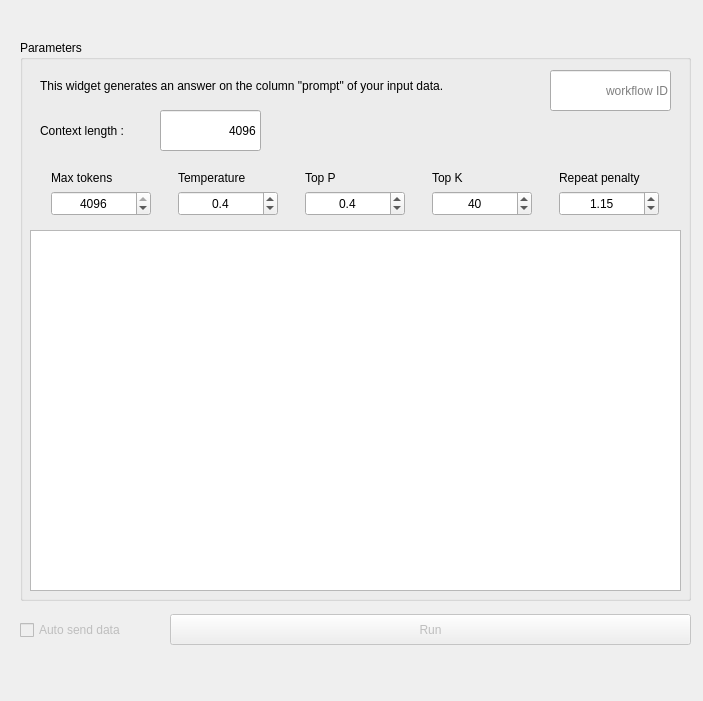
<?xml version="1.0" encoding="UTF-8"?>
<ui version="4.0">
 <class>Form</class>
 <widget class="QWidget" name="Form">
  <property name="geometry">
   <rect>
    <x>0</x>
    <y>0</y>
    <width>703</width>
    <height>701</height>
   </rect>
  </property>
  <property name="windowTitle">
   <string>Form</string>
  </property>
  <widget class="QGroupBox" name="groupBox">
   <property name="geometry">
    <rect>
     <x>20</x>
     <y>40</y>
     <width>671</width>
     <height>561</height>
    </rect>
   </property>
   <property name="title">
    <string>Parameters</string>
   </property>
   <widget class="QLabel" name="Description">
    <property name="geometry">
     <rect>
      <x>20</x>
      <y>20</y>
      <width>551</width>
      <height>51</height>
     </rect>
    </property>
    <property name="text">
     <string>This widget generates an answer on the column &quot;prompt&quot; of your input data.</string>
    </property>
    <property name="textFormat">
     <enum>Qt::AutoText</enum>
    </property>
    <property name="alignment">
     <set>Qt::AlignLeading|Qt::AlignLeft|Qt::AlignVCenter</set>
    </property>
    <property name="wordWrap">
     <bool>true</bool>
    </property>
   </widget>
   <widget class="QLabel" name="label">
    <property name="geometry">
     <rect>
      <x>20</x>
      <y>80</y>
      <width>121</width>
      <height>21</height>
     </rect>
    </property>
    <property name="text">
     <string>Context length :</string>
    </property>
   </widget>
   <widget class="QLineEdit" name="lineEdit">
    <property name="geometry">
     <rect>
      <x>140</x>
      <y>70</y>
      <width>101</width>
      <height>41</height>
     </rect>
    </property>
    <property name="text">
     <string>4096</string>
    </property>
    <property name="alignment">
     <set>Qt::AlignRight|Qt::AlignTrailing|Qt::AlignVCenter</set>
    </property>
   </widget>
   <widget class="QWidget" name="gridLayoutWidget">
    <property name="geometry">
     <rect>
      <x>10</x>
      <y>130</y>
      <width>651</width>
      <height>46</height>
     </rect>
    </property>
    <layout class="QGridLayout" name="gridLayout">
     <item row="1" column="4">
      <widget class="QDoubleSpinBox" name="boxRepeatPenalty">
       <property name="minimumSize">
        <size>
         <width>0</width>
         <height>25</height>
        </size>
       </property>
       <property name="maximumSize">
        <size>
         <width>100</width>
         <height>16777215</height>
        </size>
       </property>
       <property name="alignment">
        <set>Qt::AlignCenter</set>
       </property>
       <property name="decimals">
        <number>2</number>
       </property>
       <property name="maximum">
        <double>2.000000000000000</double>
       </property>
       <property name="singleStep">
        <double>0.010000000000000</double>
       </property>
       <property name="value">
        <double>1.150000000000000</double>
       </property>
      </widget>
     </item>
     <item row="1" column="0">
      <widget class="QSpinBox" name="boxMaxTokens">
       <property name="minimumSize">
        <size>
         <width>0</width>
         <height>25</height>
        </size>
       </property>
       <property name="maximumSize">
        <size>
         <width>100</width>
         <height>16777215</height>
        </size>
       </property>
       <property name="alignment">
        <set>Qt::AlignCenter</set>
       </property>
       <property name="maximum">
        <number>4096</number>
       </property>
       <property name="value">
        <number>4096</number>
       </property>
      </widget>
     </item>
     <item row="0" column="0">
      <widget class="QLabel" name="label_6">
       <property name="text">
        <string>Max tokens</string>
       </property>
       <property name="alignment">
        <set>Qt::AlignLeading|Qt::AlignLeft|Qt::AlignVCenter</set>
       </property>
      </widget>
     </item>
     <item row="0" column="3">
      <widget class="QLabel" name="label_2">
       <property name="text">
        <string>Top K</string>
       </property>
       <property name="alignment">
        <set>Qt::AlignLeading|Qt::AlignLeft|Qt::AlignVCenter</set>
       </property>
      </widget>
     </item>
     <item row="0" column="1">
      <widget class="QLabel" name="label_3">
       <property name="text">
        <string>Temperature</string>
       </property>
       <property name="alignment">
        <set>Qt::AlignLeading|Qt::AlignLeft|Qt::AlignVCenter</set>
       </property>
      </widget>
     </item>
     <item row="1" column="1">
      <widget class="QDoubleSpinBox" name="boxTemperature">
       <property name="minimumSize">
        <size>
         <width>0</width>
         <height>25</height>
        </size>
       </property>
       <property name="maximumSize">
        <size>
         <width>100</width>
         <height>16777215</height>
        </size>
       </property>
       <property name="alignment">
        <set>Qt::AlignCenter</set>
       </property>
       <property name="decimals">
        <number>1</number>
       </property>
       <property name="maximum">
        <double>1.000000000000000</double>
       </property>
       <property name="singleStep">
        <double>0.100000000000000</double>
       </property>
       <property name="value">
        <double>0.400000000000000</double>
       </property>
      </widget>
     </item>
     <item row="0" column="2">
      <widget class="QLabel" name="label_4">
       <property name="text">
        <string>Top P</string>
       </property>
       <property name="alignment">
        <set>Qt::AlignLeading|Qt::AlignLeft|Qt::AlignVCenter</set>
       </property>
      </widget>
     </item>
     <item row="1" column="3">
      <widget class="QSpinBox" name="boxTopK">
       <property name="minimumSize">
        <size>
         <width>0</width>
         <height>25</height>
        </size>
       </property>
       <property name="maximumSize">
        <size>
         <width>100</width>
         <height>16777215</height>
        </size>
       </property>
       <property name="alignment">
        <set>Qt::AlignCenter</set>
       </property>
       <property name="maximum">
        <number>100</number>
       </property>
       <property name="value">
        <number>40</number>
       </property>
      </widget>
     </item>
     <item row="1" column="2">
      <widget class="QDoubleSpinBox" name="boxTopP">
       <property name="minimumSize">
        <size>
         <width>0</width>
         <height>25</height>
        </size>
       </property>
       <property name="maximumSize">
        <size>
         <width>100</width>
         <height>16777215</height>
        </size>
       </property>
       <property name="alignment">
        <set>Qt::AlignCenter</set>
       </property>
       <property name="decimals">
        <number>1</number>
       </property>
       <property name="maximum">
        <double>1.000000000000000</double>
       </property>
       <property name="singleStep">
        <double>0.100000000000000</double>
       </property>
       <property name="value">
        <double>0.400000000000000</double>
       </property>
      </widget>
     </item>
     <item row="0" column="4">
      <widget class="QLabel" name="label_5">
       <property name="text">
        <string>Repeat penalty</string>
       </property>
       <property name="alignment">
        <set>Qt::AlignLeading|Qt::AlignLeft|Qt::AlignVCenter</set>
       </property>
      </widget>
     </item>
    </layout>
   </widget>
   <widget class="QTextBrowser" name="textBrowser">
    <property name="geometry">
     <rect>
      <x>10</x>
      <y>190</y>
      <width>651</width>
      <height>361</height>
     </rect>
    </property>
   </widget>
   <widget class="QLineEdit" name="lineEdit_2">
    <property name="geometry">
     <rect>
      <x>530</x>
      <y>30</y>
      <width>121</width>
      <height>41</height>
     </rect>
    </property>
    <property name="text">
     <string/>
    </property>
    <property name="alignment">
     <set>Qt::AlignRight|Qt::AlignTrailing|Qt::AlignVCenter</set>
    </property>
    <property name="placeholderText">
     <string>workflow ID</string>
    </property>
   </widget>
  </widget>
  <widget class="QPushButton" name="pushButton_send">
   <property name="enabled">
    <bool>false</bool>
   </property>
   <property name="geometry">
    <rect>
     <x>170</x>
     <y>614</y>
     <width>521</width>
     <height>31</height>
    </rect>
   </property>
   <property name="text">
    <string>Run</string>
   </property>
  </widget>
  <widget class="QCheckBox" name="checkBox_send">
   <property name="enabled">
    <bool>false</bool>
   </property>
   <property name="geometry">
    <rect>
     <x>20</x>
     <y>620</y>
     <width>131</width>
     <height>20</height>
    </rect>
   </property>
   <property name="text">
    <string>Auto send data</string>
   </property>
  </widget>
 </widget>
 <resources/>
 <connections/>
</ui>
